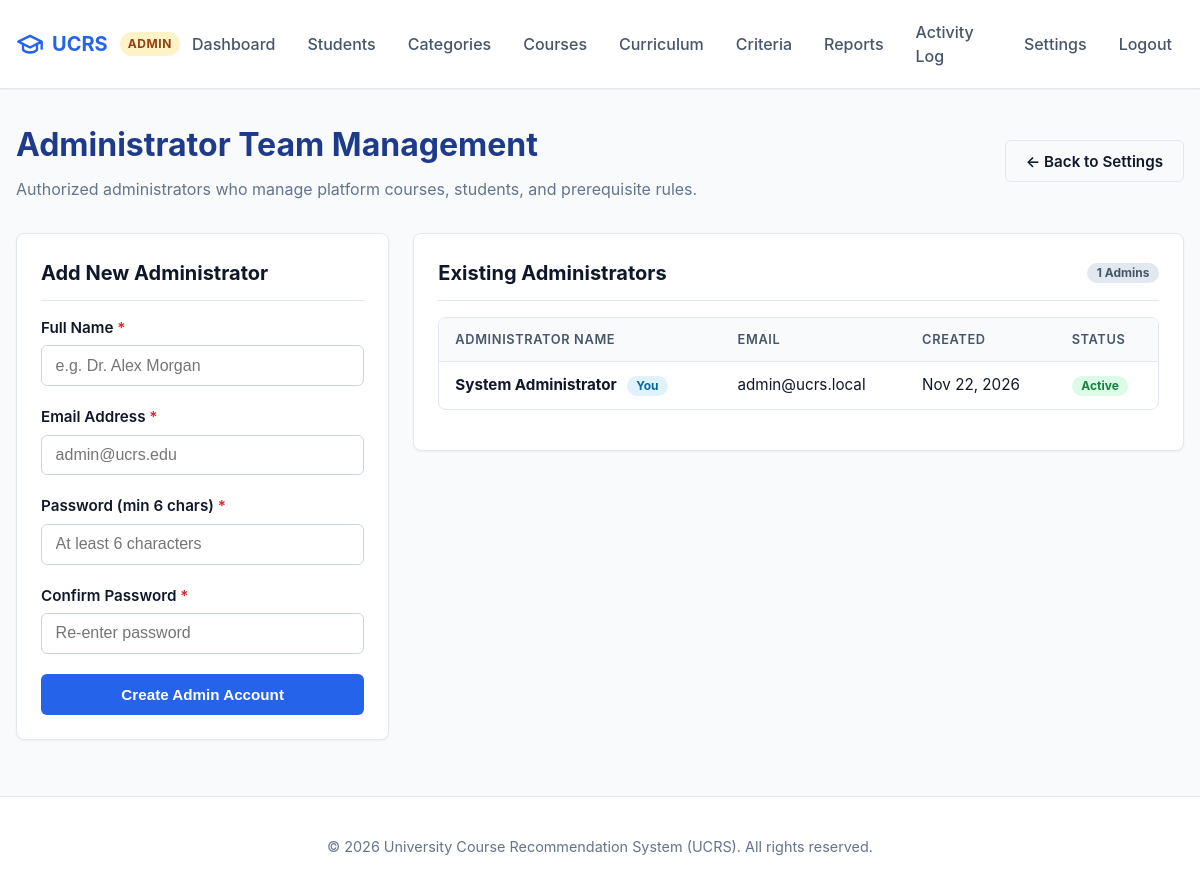
Page /admin/admins.php (signed in) on the committed database.
### tables this page shows
CREATE TABLE IF NOT EXISTS users (
    id INT AUTO_INCREMENT PRIMARY KEY,
    full_name VARCHAR(100) NOT NULL,
    email VARCHAR(150) NOT NULL UNIQUE,
    password_hash VARCHAR(255) NOT NULL,
    role ENUM('STUDENT', 'ADMIN') NOT NULL DEFAULT 'STUDENT',
    education_level ENUM('SECONDARY', 'TERTIARY') NULL,
    is_active TINYINT(1) NOT NULL DEFAULT 1,
    failed_logins INT NOT NULL DEFAULT 0,
    locked_until DATETIME NULL,
    created_at TIMESTAMP DEFAULT CURRENT_TIMESTAMP
);

### includes/config.php (called while the page is built, shortened)
<?php
function app_url(string $path = ''): string {
    static $base = null;
    if ($base === null) {
        $docRoot = isset($_SERVER['DOCUMENT_ROOT']) ? str_replace('\\', '/', realpath($_SERVER['DOCUMENT_ROOT'])) : '';
        $appRoot = str_replace('\\', '/', realpath(APP_ROOT));
        if ($docRoot && str_starts_with($appRoot, $docRoot)) {
            $base = substr($appRoot, strlen($docRoot));
        } else {
            $script = str_replace('\\', '/', $_SERVER['SCRIPT_NAME'] ?? '');
            $parts = explode('/', trim($script, '/'));
            $base = !empty($parts) && $parts[0] !== 'index.php' ? '/' . $parts[0] : '';
        }
        $base = rtrim($base, '/');
    }
    $path = ltrim($path, '/');
    return ($base ? $base : '') . ($path !== '' ? '/' . $path : '');
}
function e(?string $value): string {
    return htmlspecialchars($value ?? '', ENT_QUOTES, 'UTF-8');
}

### admin/admins.php (the view, shortened to what this page needs)
<?php
require_once __DIR__ . '/../includes/config.php';
$pdo = get_db();
$errors = [];
$admins = $pdo->query("SELECT id, full_name, email, is_active, created_at FROM users WHERE role = 'ADMIN' ORDER BY created_at ASC")->fetchAll();
require_once __DIR__ . '/../includes/header.php';
?>
<div style="margin-bottom: 2rem;">
    <div style="display: flex; justify-content: space-between; align-items: center; flex-wrap: wrap; gap: 0.5rem;">
        <div>
            <h1 style="font-size: 2rem; margin: 0 0 0.5rem; color: #1e3a8a;">Administrator Team Management</h1>
            <p style="color: var(--text-muted); margin: 0;">
                Authorized administrators who manage platform courses, students, and prerequisite rules.
            </p>
        </div>
        <div>
            <a href="<?= e(app_url('admin/settings.php')) ?>" class="btn btn-outline">&larr; Back to Settings</a>
        </div>
    </div>
</div>
<div class="grid-3" style="align-items: flex-start;">
    <div class="card" style="grid-column: span 1;">
        <div class="card-header">
            <h2 class="card-title">Add New Administrator</h2>
        </div>
        <form method="POST" action="<?= e(app_url('admin/admins.php')) ?>">
            <div class="form-group">
                <label for="full_name" class="form-label">Full Name <span style="color: var(--danger);">*</span></label>
                <input type="text" id="full_name" name="full_name" class="form-control <?= isset($errors['full_name']) ? 'is-invalid' : '' ?>" value="<?= e($_POST['full_name'] ?? '') ?>" placeholder="e.g. Dr. Alex Morgan" required>
            </div>
            <div class="form-group">
                <label for="email" class="form-label">Email Address <span style="color: var(--danger);">*</span></label>
                <input type="email" id="email" name="email" class="form-control <?= isset($errors['email']) ? 'is-invalid' : '' ?>" value="<?= e($_POST['email'] ?? '') ?>" placeholder="admin@ucrs.edu" required>
            </div>
            <div class="form-group">
                <label for="password" class="form-label">Password (min 6 chars) <span style="color: var(--danger);">*</span></label>
                <input type="password" id="password" name="password" class="form-control <?= isset($errors['password']) ? 'is-invalid' : '' ?>" placeholder="At least 6 characters" required>
            </div>
            <div class="form-group">
                <label for="confirm_password" class="form-label">Confirm Password <span style="color: var(--danger);">*</span></label>
                <input type="password" id="confirm_password" name="confirm_password" class="form-control <?= isset($errors['confirm_password']) ? 'is-invalid' : '' ?>" placeholder="Re-enter password" required>
            </div>
            <button type="submit" class="btn btn-primary" style="width: 100%;">Create Admin Account</button>
        </form>
    </div>
    <div class="card" style="grid-column: span 2;">
        <div class="card-header">
            <h2 class="card-title">Existing Administrators</h2>
            <span class="badge badge-secondary"><?= count($admins) ?> Admins</span>
        </div>
        <div class="table-responsive">
            <table class="data-table">
                <thead>
                    <tr>
                        <th>Administrator Name</th>
                        <th>Email</th>
                        <th>Created</th>
                        <th>Status</th>
                    </tr>
                </thead>
                <tbody>
                    <?php foreach ($admins as $adm): ?>
                        <tr>
                            <td>
                                <strong><?= e($adm['full_name']) ?></strong>
                                <?php if ((int)$adm['id'] === (int)$_SESSION['user_id']): ?>
                                    <span class="badge badge-info" style="margin-left: 0.35rem;">You</span>
                                <?php endif; ?>
                            </td>
                            <td><?= e($adm['email']) ?></td>
                            <td><?= date('M d, Y', strtotime($adm['created_at'])) ?></td>
                            <td>
                                <span class="badge badge-success">Active</span>
                            </td>
                        </tr>
                    <?php endforeach; ?>
                </tbody>
            </table>
        </div>
    </div>
</div>
<?php require_once __DIR__ . '/../includes/footer.php'; ?>

### assets/css/style.css (style rules this page uses)
:root { --primary: #2563eb; --primary-hover: #1d4ed8; --primary-light: #eff6ff; --secondary: #475569; --secondary-hover: #334155; --success: #16a34a; --success-bg: #f0fdf4; --success-border: #bbf7d0; --danger: #dc2626; --danger-bg: #fef2f2; --danger-border: #fecaca; --warning: #d97706; --warning-bg: #fffbeb; --warning-border: #fde68a; --info: #0284c7; --info-bg: #f0f9ff; --info-border: #bae6fd; --text-main: #0f172a; --text-muted: #64748b; --bg-page: #f8fafc; --bg-card: #ffffff; --border-color: #e2e8f0; --border-radius: 8px; --shadow-sm: 0 1px 2px 0 rgba(0, 0, 0, 0.05); --shadow-md: 0 4px 6px -1px rgba(0, 0, 0, 0.1), 0 2px 4px -2px rgba(0, 0, 0, 0.1); --shadow-lg: 0 10px 15px -3px rgba(0, 0, 0, 0.1), 0 4px 6px -4px rgba(0, 0, 0, 0.1); --transition: all 0.2s ease-in-out; }
*, *::before, *::after { box-sizing: border-box; }
body { margin: 0; font-family: -apple-system, BlinkMacSystemFont, "Segoe UI", Roboto, "Helvetica Neue", Arial, sans-serif; font-size: 16px; line-height: 1.5; color: var(--text-main); background-color: var(--bg-page); display: flex; flex-direction: column; min-height: 100vh; }
a { color: var(--primary); text-decoration: none; transition: var(--transition); }
.card { background: var(--bg-card); border: 1px solid var(--border-color); border-radius: var(--border-radius); padding: 1.5rem; box-shadow: var(--shadow-sm); margin-bottom: 1.5rem; }
.card-header { border-bottom: 1px solid var(--border-color); padding-bottom: 0.75rem; margin-bottom: 1rem; display: flex; justify-content: space-between; align-items: center; flex-wrap: wrap; gap: 0.5rem; }
.card-title { margin: 0; font-size: 1.25rem; font-weight: 700; color: var(--text-main); }
.grid-3 { display: grid; grid-template-columns: repeat(3, 1fr); gap: 1.5rem; }
.btn { display: inline-flex; align-items: center; justify-content: center; gap: 0.5rem; padding: 0.65rem 1.25rem; font-size: 0.95rem; font-weight: 600; border-radius: 6px; border: 1px solid transparent; cursor: pointer; transition: var(--transition); text-decoration: none; line-height: 1.25; }
.btn-primary { background-color: var(--primary); color: #ffffff; }
.btn-outline { background-color: transparent; border-color: var(--border-color); color: var(--text-main); }
.form-group { margin-bottom: 1.25rem; }
.form-label { display: block; margin-bottom: 0.35rem; font-weight: 600; font-size: 0.95rem; color: var(--text-main); }
.form-control { width: 100%; padding: 0.65rem 0.85rem; font-size: 1rem; border: 1px solid #cbd5e1; border-radius: 6px; background-color: #ffffff; color: var(--text-main); transition: var(--transition); }
.badge { display: inline-block; padding: 0.25rem 0.6rem; font-size: 0.75rem; font-weight: 700; line-height: 1; border-radius: 9999px; text-align: center; }
.badge-success { background-color: #dcfce7; color: #15803d; }
.badge-info { background-color: #e0f2fe; color: #0369a1; }
.badge-secondary { background-color: #e2e8f0; color: #475569; }
.table-responsive { width: 100%; overflow-x: auto; -webkit-overflow-scrolling: touch; margin-bottom: 1rem; border: 1px solid var(--border-color); border-radius: var(--border-radius); }
.data-table { width: 100%; border-collapse: collapse; text-align: left; font-size: 0.95rem; }
.data-table th, .data-table td { padding: 0.75rem 1rem; border-bottom: 1px solid var(--border-color); }
.data-table th { background-color: #f8fafc; font-weight: 600; color: var(--secondary); text-transform: uppercase; font-size: 0.8rem; letter-spacing: 0.05em; }
.data-table tbody tr:last-child td { border-bottom: none; }

### rows in the picture
users: full_name "System Administrator", shows "You", email "admin@ucrs.local", created_at "Nov 22, 2026"

### other values in the picture
$userRole "ADMIN"
count($admins) "1"
